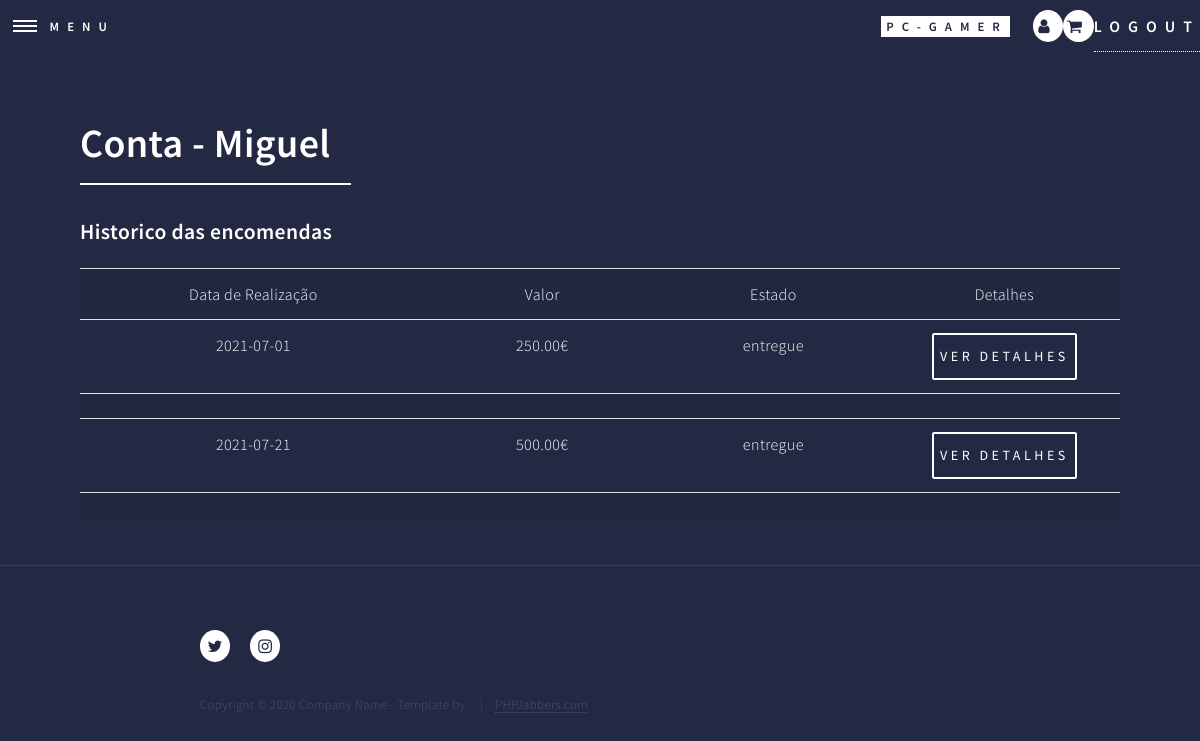
The page /utilizador.php (signed in) on the database as committed earlier.
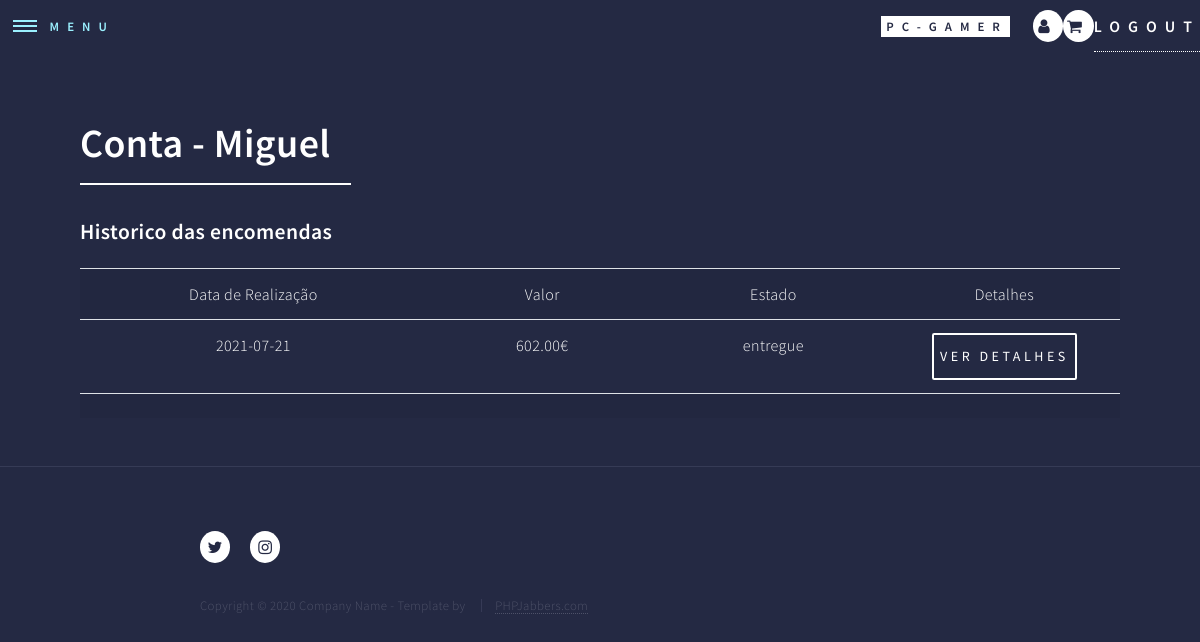
The same page on the database as committed later.
### tables this page shows
CREATE TABLE `encomendas` (
  `encomendaId` int(11) NOT NULL AUTO_INCREMENT,
  `encomendaData` date NOT NULL,
  `encomendaEstado` enum('preparacao','caminho','entregue') NOT NULL,
  `encomendaValorFinal` decimal(10,2) NOT NULL,
  `encomendaPerfilId` int(11) NOT NULL,
  PRIMARY KEY (`encomendaId`) USING BTREE,
  KEY `fk_encomendas_perfis1_idx` (`encomendaPerfilId`) USING BTREE,
  CONSTRAINT `fk_encomendas_perfis1` FOREIGN KEY (`encomendaPerfilId`) REFERENCES `perfis` (`perfilId`) ON DELETE NO ACTION ON UPDATE NO ACTION
);

### utilizador.php (the view, shortened to what this page needs)
<?php
include_once("includes/body.inc.php");
top();
?>
<div id="main" class="alt">
    <section id="one">
        <div class="inner">
            <header class="major">
                <?php if(isset($_SESSION['id'])){ ?>
                    <h1> Conta - <?php echo  $_SESSION['nome']?></h1>
                <?php }else{ ?>
                    <h1> Conta </h1>
                <?php }?>
            </header>
            <table class='table table-striped table-hover' width="70%">
                <h3>Historico das encomendas</h3>
                <tr>
                    <th width="30%" class="text-center" >Data de Realização</th>
                    <th width="20%" class="text-center">Valor</th>
                    <th width="20%" class="text-center">Estado</th>
                    <th width="20%" class="text-center">Detalhes</th>
                </tr>
                <?php
                $sql="  select *
                        from encomendas
                        where encomendaPerfilId=".$_SESSION['id'];
                $res=mysqli_query($con,$sql);
                $i = 0;
                while($dados=mysqli_fetch_array($res)){
                    ?>
                    <tr>
                        <td class="text-center"><?php echo $dados['encomendaData']?></td>
                        <td class="text-center"><?php echo $dados['encomendaValorFinal']?>&euro;</td>
                        <td class="text-center"><?php echo $dados['encomendaEstado']?></td>
                        <td class="text-center"><button class="btn btn-sm" onclick="mostrarDetalhes(<?php echo $i?>)">ver Detalhes </button></td>
                    </tr>
                    <tr>
                        <td colspan="5">
                                <?php
                                    $i = $i + 1;
                                ?>
                        </td>
                    </tr>
                <?php
                }
                ?>
            </table>
    </section>
</div>
<?php
Bottom();
?>

### includes/body.inc.php (shortened to what this page needs)
<?php
function top()
{
    ?>
    <!DOCTYPE HTML>
    <html>
    <head>
        <link rel="stylesheet" href="assets/bootstrap/css/bootstrap.min.css" />
        <link rel="stylesheet" href="assets/css/main.css" />
    </head>
    <body class="is-preload">
    <body id="wrapper">
        <header id="header" class="alt">
            <nav>
                <a  href="#menu">Menu</a>
            </nav>
            <a href="index.php" class="logo"><strong>PC-GAMER</strong></a>
             <?php
                if(!isset($_SESSION['id'])){
            ?>
            <a href="registar.php" class="icon alt fa-user-circle" ><span class="label"></span></a>
            <?php
                }else{
                    ?>
                     <a href="utilizador.php" class="icon alt fa-user" ><span class="label"></span></a>
                     <a href="carrinho.php" class="icon alt fa-shopping-cart"><span class="label"></span></a>
                     <a href="logout.php">Logout</a>
            <?php
                }
             ?>
        </header>
    <?php
}
?>
<?php
    function Bottom(){
    ?>
        <footer id="footer">
            <div class="inner">
                <ul class="icons">
                    <li><a href="#" class="icon alt fa-twitter"><span class="label">Twitter</span></a></li>
                    <li><a href="https://www.instagram.com/" class="icon alt fa-instagram"><span class="label">Instagram</span></a></li>
                </ul>
                <ul class="copyright">
                    <li>Copyright © 2020 Company Name - Template by</li>
                    <li> <a href="https://www.phpjabbers.com/">PHPJabbers.com</a></li>
                </ul>
            </div>
        </footer>
        </body>
    </HTML>
<?php
}
?>

Rows that differ between the two databases and show on the page:
removed encomendas: encomendaData "2021-07-01", encomendaValorFinal "250.00", encomendaEstado "entregue"
removed encomendas: encomendaData "2021-07-21", encomendaValorFinal "500.00", encomendaEstado "entregue"
added encomendas: encomendaData "2021-07-21", encomendaValorFinal "602.00", encomendaEstado "entregue"
